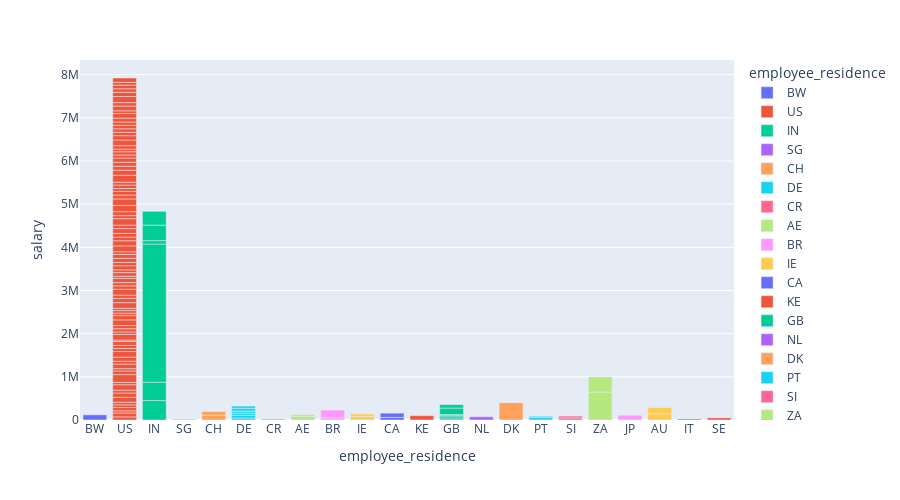

Notebook code cell kept with this figure:
### Code cell
new_df = df.loc[df['job_title'] == 'Cyber Security Analyst', ['salary','employee_residence', 'employment_type', 'experience_level']]

fig = px.bar(new_df, 'employee_residence', 'salary', color='employee_residence', height=500)
fig.show()

### Figure 1 — Plotly figure (JSON) as saved in the notebook; plotly's stock layout.template omitted (floating-point values rounded to 4 significant figures)
{"data": [{"alignmentgroup": "True", "hovertemplate": "employee_residence=%{x}<br>salary=%{y}<extra></extra>", "legendgroup": "BW", "marker": {"color": "#636efa", "pattern": {"shape": ""}}, "name": "BW", "offsetgroup": "BW", "orientation": "v", "showlegend": true, "textposition": "auto", "type": "bar", "x": ["BW"], "xaxis": "x", "y": [120000], "yaxis": "y"}, {"alignmentgroup": "True", "hovertemplate": "employee_residence=%{x}<br>salary=%{y}<extra></extra>", "legendgroup": "US", "marker": {"color": "#EF553B", "pattern": {"shape": ""}}, "name": "US", "offsetgroup": "US", "orientation": "v", "showlegend": true, "textposition": "auto", "type": "bar", "x": ["US", "US", "US", "US", "US", "US", "US", "US", "US", "US", "US", "US", "US", "US", "US", "US", "US", "US", "US", "US", "US", "US", "US", "US", "US", "US", "US", "US", "US", "US", "US", "US", "US", "US", "US", "US", "US", "US", "US", "US", "US", "US", "US", "US", "US", "US", "US", "US", "US", "US", "US", "US", "US", "US", "US", "US", "US", "US", "US", "US", "US", "US", "US", "US", "US", "US", "US", "US", "US", "US", "US", "US", "US", "US", "US", "US", "US", "US", "US", "US", "US", "US", "US", "US", "US", "US", "US", "US"], "xaxis": "x", "y": [72000, 89998, 50000, 80000, 60000, 60000, 115000, 97500, 67000, 125000, 55000, 180000, 84300, 53000, 107000, 65000, 96000, 129000, 70000, 72000, 90000, 34000, 130000, 58000, 74900, 73300, 131800, 99900, 55000, 60000, 52000, 131500, 99950, 76200, 135000, 79000, 75000, 96000, 50000, 85000, 65000, 95000, 75000, 96000, 90000, 63700, 134000, 119000, 85000, 87500, 110000, 80000, 150000, 70000, 92000, 145000, 150000, 90000, 85000, 66000, 80000, 67000, 160000, 120000, 90000, 93000, 98000, 70000, 75000, 60000, 80000, 131870, 99900, 79000, 80000, 81000, 77000, 90000, 106000, 63000, 110000, 80000, 140000, 100000, 80100, 85000, 65000, 100000], "yaxis": "y"}, {"alignmentgroup": "True", "hovertemplate": "employee_residence=%{x}<br>salary=%{y}<extra></extra>", "legendgroup": "IN", "marker": {"color": "#00cc96", "pattern": {"shape": ""}}, "name": "IN", "offsetgroup": "IN", "orientation": "v", "showlegend": true, "textposition": "auto", "type": "bar", "x": ["IN", "IN", "IN", "IN", "IN", "IN"], "xaxis": "x", "y": [450000, 425000, 3200000, 80000, 360000, 320000], "yaxis": "y"}, {"alignmentgroup": "True", "hovertemplate": "employee_residence=%{x}<br>salary=%{y}<extra></extra>", "legendgroup": "SG", "marker": {"color": "#ab63fa", "pattern": {"shape": ""}}, "name": "SG", "offsetgroup": "SG", "orientation": "v", "showlegend": true, "textposition": "auto", "type": "bar", "x": ["SG"], "xaxis": "x", "y": [12000], "yaxis": "y"}, {"alignmentgroup": "True", "hovertemplate": "employee_residence=%{x}<br>salary=%{y}<extra></extra>", "legendgroup": "CH", "marker": {"color": "#FFA15A", "pattern": {"shape": ""}}, "name": "CH", "offsetgroup": "CH", "orientation": "v", "showlegend": true, "textposition": "auto", "type": "bar", "x": ["CH", "CH"], "xaxis": "x", "y": [111000, 83500], "yaxis": "y"}, {"alignmentgroup": "True", "hovertemplate": "employee_residence=%{x}<br>salary=%{y}<extra></extra>", "legendgroup": "DE", "marker": {"color": "#19d3f3", "pattern": {"shape": ""}}, "name": "DE", "offsetgroup": "DE", "orientation": "v", "showlegend": true, "textposition": "auto", "type": "bar", "x": ["DE", "DE", "DE", "DE", "DE", "DE"], "xaxis": "x", "y": [45500, 65000, 50400, 45500, 65000, 51000], "yaxis": "y"}, {"alignmentgroup": "True", "hovertemplate": "employee_residence=%{x}<br>salary=%{y}<extra></extra>", "legendgroup": "CR", "marker": {"color": "#FF6692", "pattern": {"shape": ""}}, "name": "CR", "offsetgroup": "CR", "orientation": "v", "showlegend": true, "textposition": "auto", "type": "bar", "x": ["CR"], "xaxis": "x", "y": [20100], "yaxis": "y"}, {"alignmentgroup": "True", "hovertemplate": "employee_residence=%{x}<br>salary=%{y}<extra></extra>", "legendgroup": "AE", "marker": {"color": "#B6E880", "pattern": {"shape": ""}}, "name": "AE", "offsetgroup": "AE", "orientation": "v", "showlegend": true, "textposition": "auto", "type": "bar", "x": ["AE", "AE"], "xaxis": "x", "y": [87000, 40000], "yaxis": "y"}, {"alignmentgroup": "True", "hovertemplate": "employee_residence=%{x}<br>salary=%{y}<extra></extra>", "legendgroup": "BR", "marker": {"color": "#FF97FF", "pattern": {"shape": ""}}, "name": "BR", "offsetgroup": "BR", "orientation": "v", "showlegend": true, "textposition": "auto", "type": "bar", "x": ["BR", "BR"], "xaxis": "x", "y": [50000, 180000], "yaxis": "y"}, {"alignmentgroup": "True", "hovertemplate": "employee_residence=%{x}<br>salary=%{y}<extra></extra>", "legendgroup": "IE", "marker": {"color": "#FECB52", "pattern": {"shape": ""}}, "name": "IE", "offsetgroup": "IE", "orientation": "v", "showlegend": true, "textposition": "auto", "type": "bar", "x": ["IE", "IE"], "xaxis": "x", "y": [80000, 60000], "yaxis": "y"}, {"alignmentgroup": "True", "hovertemplate": "employee_residence=%{x}<br>salary=%{y}<extra></extra>", "legendgroup": "CA", "marker": {"color": "#636efa", "pattern": {"shape": ""}}, "name": "CA", "offsetgroup": "CA", "orientation": "v", "showlegend": true, "textposition": "auto", "type": "bar", "x": ["CA", "CA"], "xaxis": "x", "y": [60000, 99000], "yaxis": "y"}, {"alignmentgroup": "True", "hovertemplate": "employee_residence=%{x}<br>salary=%{y}<extra></extra>", "legendgroup": "KE", "marker": {"color": "#EF553B", "pattern": {"shape": ""}}, "name": "KE", "offsetgroup": "KE", "orientation": "v", "showlegend": true, "textposition": "auto", "type": "bar", "x": ["KE"], "xaxis": "x", "y": [100000], "yaxis": "y"}, {"alignmentgroup": "True", "hovertemplate": "employee_residence=%{x}<br>salary=%{y}<extra></extra>", "legendgroup": "GB", "marker": {"color": "#00cc96", "pattern": {"shape": ""}}, "name": "GB", "offsetgroup": "GB", "orientation": "v", "showlegend": true, "textposition": "auto", "type": "bar", "x": ["GB", "GB", "GB", "GB", "GB", "GB"], "xaxis": "x", "y": [26100, 48000, 28500, 23500, 150000, 80000], "yaxis": "y"}, {"alignmentgroup": "True", "hovertemplate": "employee_residence=%{x}<br>salary=%{y}<extra></extra>", "legendgroup": "NL", "marker": {"color": "#ab63fa", "pattern": {"shape": ""}}, "name": "NL", "offsetgroup": "NL", "orientation": "v", "showlegend": true, "textposition": "auto", "type": "bar", "x": ["NL"], "xaxis": "x", "y": [75000], "yaxis": "y"}, {"alignmentgroup": "True", "hovertemplate": "employee_residence=%{x}<br>salary=%{y}<extra></extra>", "legendgroup": "DK", "marker": {"color": "#FFA15A", "pattern": {"shape": ""}}, "name": "DK", "offsetgroup": "DK", "orientation": "v", "showlegend": true, "textposition": "auto", "type": "bar", "x": ["DK"], "xaxis": "x", "y": [400000], "yaxis": "y"}, {"alignmentgroup": "True", "hovertemplate": "employee_residence=%{x}<br>salary=%{y}<extra></extra>", "legendgroup": "PT", "marker": {"color": "#19d3f3", "pattern": {"shape": ""}}, "name": "PT", "offsetgroup": "PT", "orientation": "v", "showlegend": true, "textposition": "auto", "type": "bar", "x": ["PT", "PT"], "xaxis": "x", "y": [55000, 30000], "yaxis": "y"}, {"alignmentgroup": "True", "hovertemplate": "employee_residence=%{x}<br>salary=%{y}<extra></extra>", "legendgroup": "SI", "marker": {"color": "#FF6692", "pattern": {"shape": ""}}, "name": "SI", "offsetgroup": "SI", "orientation": "v", "showlegend": true, "textposition": "auto", "type": "bar", "x": ["SI", "SI"], "xaxis": "x", "y": [48000, 42900], "yaxis": "y"}, {"alignmentgroup": "True", "hovertemplate": "employee_residence=%{x}<br>salary=%{y}<extra></extra>", "legendgroup": "ZA", "marker": {"color": "#B6E880", "pattern": {"shape": ""}}, "name": "ZA", "offsetgroup": "ZA", "orientation": "v", "showlegend": true, "textposition": "auto", "type": "bar", "x": ["ZA", "ZA"], "xaxis": "x", "y": [648000, 350000], "yaxis": "y"}, {"alignmentgroup": "True", "hovertemplate": "employee_residence=%{x}<br>salary=%{y}<extra></extra>", "legendgroup": "JP", "marker": {"color": "#FF97FF", "pattern": {"shape": ""}}, "name": "JP", "offsetgroup": "JP", "orientation": "v", "showlegend": true, "textposition": "auto", "type": "bar", "x": ["JP"], "xaxis": "x", "y": [110000], "yaxis": "y"}, {"alignmentgroup": "True", "hovertemplate": "employee_residence=%{x}<br>salary=%{y}<extra></extra>", "legendgroup": "AU", "marker": {"color": "#FECB52", "pattern": {"shape": ""}}, "name": "AU", "offsetgroup": "AU", "orientation": "v", "showlegend": true, "textposition": "auto", "type": "bar", "x": ["AU", "AU"], "xaxis": "x", "y": [145000, 140000], "yaxis": "y"}, {"alignmentgroup": "True", "hovertemplate": "employee_residence=%{x}<br>salary=%{y}<extra></extra>", "legendgroup": "IT", "marker": {"color": "#636efa", "pattern": {"shape": ""}}, "name": "IT", "offsetgroup": "IT", "orientation": "v", "showlegend": true, "textposition": "auto", "type": "bar", "x": ["IT"], "xaxis": "x", "y": [23000], "yaxis": "y"}, {"alignmentgroup": "True", "hovertemplate": "employee_residence=%{x}<br>salary=%{y}<extra></extra>", "legendgroup": "SE", "marker": {"color": "#EF553B", "pattern": {"shape": ""}}, "name": "SE", "offsetgroup": "SE", "orientation": "v", "showlegend": true, "textposition": "auto", "type": "bar", "x": ["SE"], "xaxis": "x", "y": [49100], "yaxis": "y"}], "layout": {"barmode": "relative", "height": 500, "legend": {"title": {"text": "employee_residence"}, "tracegroupgap": 0}, "margin": {"t": 60}, "xaxis": {"anchor": "y", "categoryarray": ["BW", "US", "IN", "SG", "CH", "DE", "CR", "AE", "BR", "IE", "CA", "KE", "GB", "NL", "DK", "PT", "SI", "ZA", "JP", "AU", "IT", "SE"], "categoryorder": "array", "domain": [0, 1], "title": {"text": "employee_residence"}}, "yaxis": {"anchor": "x", "domain": [0, 1], "title": {"text": "salary"}}}}
